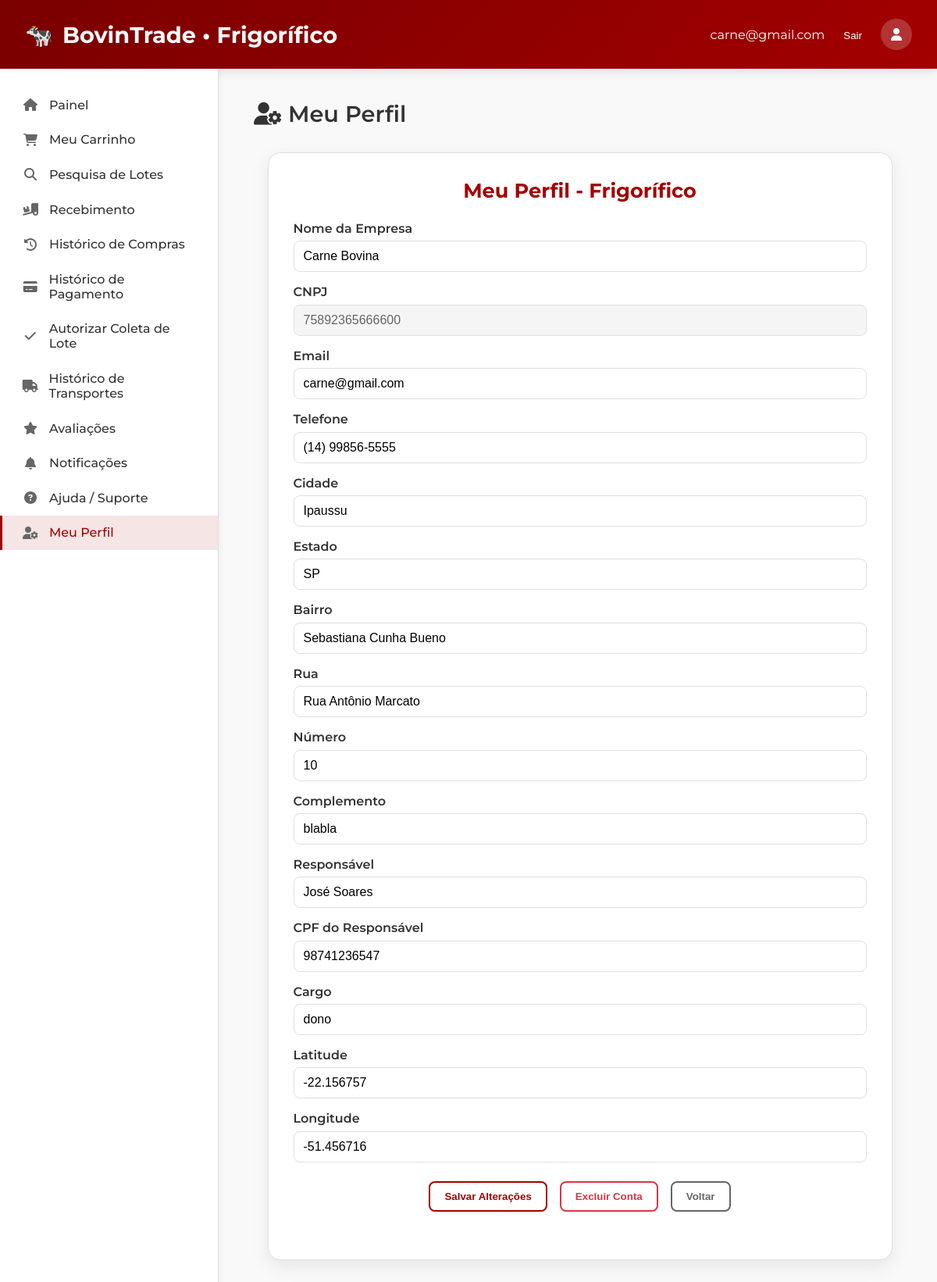
/meu-perfil-frigorifico.php (signed in), run on the app's committed database.
### tables this page shows
CREATE TABLE `usuarios` (
  `id` bigint(20) UNSIGNED NOT NULL,
  `tipo_usuario` enum('FAZENDA','FRIGORIFICO','TRANSPORTADORA') NOT NULL,
  `nome_razao` varchar(255) NOT NULL,
  `email` varchar(255) NOT NULL,
  `telefone` varchar(30) NOT NULL,
  `senha_hash` varchar(255) DEFAULT NULL,
  `cnpj` char(14) DEFAULT NULL,
  `cpf` char(11) DEFAULT NULL,
  `cep` varchar(20) NOT NULL,
  `cidade` varchar(120) NOT NULL,
  `estado` char(2) NOT NULL,
  `bairro` varchar(120) DEFAULT NULL,
  `rua` varchar(255) DEFAULT NULL,
  `numero` varchar(30) DEFAULT NULL,
  `complemento` varchar(255) DEFAULT NULL,
  `latitude` decimal(9,6) DEFAULT NULL,
  `longitude` decimal(9,6) DEFAULT NULL,
  `created_at` timestamp NOT NULL DEFAULT current_timestamp(),
  `updated_at` timestamp NOT NULL DEFAULT current_timestamp() ON UPDATE current_timestamp()
);

CREATE TABLE `frigorifico` (
  `usuario_id` bigint(20) UNSIGNED NOT NULL,
  `responsavel_legal` varchar(255) NOT NULL,
  `cpf_responsavel` char(11) NOT NULL,
  `cargo_responsavel` varchar(120) DEFAULT NULL
);

### meu-perfil-frigorifico.php (the view, shortened to what this page needs)
<?php
$current_page = basename($_SERVER['PHP_SELF']);
$u = $_SESSION['usuario'];
$email = htmlspecialchars($u['email'] ?? '');
require_once 'config.php';
$mensagem = '';
try {
    $id = (int) ($_SESSION['usuario']['id'] ?? 0);
    $st = $pdo->prepare("SELECT * FROM usuarios WHERE id = :id LIMIT 1");
    $st->execute([':id' => $id]);
    $dados = $st->fetch(PDO::FETCH_ASSOC);
    $st2 = $pdo->prepare("SELECT responsavel_legal, cpf_responsavel, cargo_responsavel FROM frigorifico WHERE usuario_id = :id LIMIT 1");
    $st2->execute([':id' => $id]);
    $frigorifico = $st2->fetch(PDO::FETCH_ASSOC);
} catch (Throwable $e) {
    $mensagem = 'Erro: ' . $e->getMessage();
}
?>
<!DOCTYPE html>
<html lang="pt-br">
<head>
  <link rel="stylesheet" href="https://cdnjs.cloudflare.com/ajax/libs/font-awesome/6.4.0/css/all.min.css">
</head>
<body>
<header>
  <div style="display: flex; align-items: center; gap: 1rem;">
    <div class="logo">
      🐄
      <span>BovinTrade • Frigorífico</span>
    </div>
  </div>
  <div class="user-menu">
    <span><?php echo $email; ?></span>
    <form action="logout.php" method="post" style="display:inline;">
      <button type="submit" style="background:none; border:none; color:white; cursor:pointer;">Sair</button>
    </form>
    <div class="user-avatar"><i class="fas fa-user"></i></div>
  </div>
</header>
<div class="container">
  <aside class="sidebar">
   <ul class="sidebar-menu">
  <a href="07-painel-frigorifico.php"
     class="menu-item <?= $current_page === '07-painel-frigorifico.php' ? 'active' : '' ?>">
     <i class="fas fa-home"></i><span>Painel</span>
  </a>
  <a href="meu-carrinho.php"
     class="menu-item <?= $current_page === 'meu-carrinho.php' ? 'active' : '' ?>">
     <i class="fas fa-shopping-cart"></i><span>Meu Carrinho</span>
  </a>
  <a href="pesquisa-lotes.php"
     class="menu-item <?= $current_page === 'pesquisa-lotes.php' ? 'active' : '' ?>">
     <i class="fas fa-search"></i><span>Pesquisa de Lotes</span>
  </a>
  <a href="09-recebimento-lotes.php"
     class="menu-item <?= $current_page === '09-recebimento-lotes.php' ? 'active' : '' ?>">
     <i class="fas fa-truck-loading"></i><span>Recebimento</span>
  </a>
  <a href="10-historico-compras.php"
     class="menu-item <?= $current_page === '10-historico-compras.php' ? 'active' : '' ?>">
     <i class="fas fa-history"></i><span>Histórico de Compras</span>
  </a>
  <a href="11-historico-pagamentos.php"
     class="menu-item <?= $current_page === '11-historico-pagamentos.php' ? 'active' : '' ?>">
     <i class="fas fa-credit-card"></i><span>Histórico de Pagamento</span>
  </a>
 <a href="autorizar-coleta-frig.php"
     class="menu-item <?= $current_page === 'autorizar-coleta-frig.php' ? 'active' : '' ?>">
     <i class="fas fa-check"></i><span>Autorizar Coleta de Lote</span>
  </a>
  <a href="historico-transporte-frig.php"
     class="menu-item <?= $current_page === 'historico-transporte-frig.php' ? 'active' : '' ?>">
     <i class="fas fa-truck"></i><span>Histórico de Transportes</span>
  </a>
  <a href="12-avaliacoes.php"
     class="menu-item <?= $current_page === '12-avaliacoes.php' ? 'active' : '' ?>">
     <i class="fas fa-star"></i><span>Avaliações</span>
  </a>
  <a href="notificacoes-frigorifico.php"
     class="menu-item <?= $current_page === 'notificacoes-frigorifico.php' ? 'active' : '' ?>">
     <i class="fas fa-bell"></i><span>Notificações</span>
  </a>
  <a href="17-ajuda.php"
     class="menu-item <?= $current_page === '17-ajuda.php' ? 'active' : '' ?>">
     <i class="fas fa-question-circle"></i><span>Ajuda / Suporte</span>
  </a>
  <a href="meu-perfil-frigorifico.php"
     class="menu-item <?= $current_page === 'meu-perfil-frigorifico.php' ? 'active' : '' ?>">
     <i class="fas fa-user-cog"></i><span>Meu Perfil</span>
  </a>
</ul>
  </aside>
  <main class="main">
    <div class="dashboard-header">
      <h1 class="dashboard-title"><i class="fas fa-user-cog"></i> Meu Perfil</h1>
    </div>
    <div class="profile-container">
      <h1>Meu Perfil - Frigorífico</h1>
      <form method="post" onsubmit="return confirmSubmit(event);">
        <div class="form-group"><label>Nome da Empresa</label>
          <input type="text" name="nome" value="<?= htmlspecialchars($dados['nome_razao'] ?? '') ?>" required>
        </div>
        <div class="form-group"><label>CNPJ</label>
          <input type="text" name="cnpj" value="<?= htmlspecialchars($dados['cnpj'] ?? '') ?>" readonly>
        </div>
        <div class="form-group"><label>Email</label>
          <input type="email" name="email" value="<?= htmlspecialchars($dados['email'] ?? '') ?>" required>
        </div>
        <div class="form-group"><label>Telefone</label>
          <input type="text" name="telefone" value="<?= htmlspecialchars($dados['telefone'] ?? '') ?>">
        </div>
        <div class="form-group"><label>Cidade</label>
          <input type="text" name="cidade" value="<?= htmlspecialchars($dados['cidade'] ?? '') ?>">
        </div>
        <div class="form-group"><label>Estado</label>
          <input type="text" name="estado" value="<?= htmlspecialchars($dados['estado'] ?? '') ?>">
        </div>
        <div class="form-group"><label>Bairro</label>
          <input type="text" name="bairro" value="<?= htmlspecialchars($dados['bairro'] ?? '') ?>">
        </div>
        <div class="form-group"><label>Rua</label>
          <input type="text" name="rua" value="<?= htmlspecialchars($dados['rua'] ?? '') ?>">
        </div>
        <div class="form-group"><label>Número</label>
          <input type="text" name="numero" value="<?= htmlspecialchars($dados['numero'] ?? '') ?>">
        </div>
        <div class="form-group"><label>Complemento</label>
          <input type="text" name="complemento" value="<?= htmlspecialchars($dados['complemento'] ?? '') ?>">
        </div>
        <div class="form-group"><label>Responsável</label>
          <input type="text" name="responsavelLegal" value="<?= htmlspecialchars($frigorifico['responsavel_legal'] ?? '') ?>">
        </div>
        <div class="form-group"><label>CPF do Responsável</label>
          <input type="text" name="cpfResponsavel" value="<?= htmlspecialchars($frigorifico['cpf_responsavel'] ?? '') ?>">
        </div>
        <div class="form-group"><label>Cargo</label>
          <input type="text" name="cargoResponsavel" value="<?= htmlspecialchars($frigorifico['cargo_responsavel'] ?? '') ?>">
        </div>
        <div class="form-group"><label>Latitude</label>
          <input type="text" name="latitude" value="<?= htmlspecialchars($dados['latitude'] ?? '') ?>">
        </div>
        <div class="form-group"><label>Longitude</label>
          <input type="text" name="longitude" value="<?= htmlspecialchars($dados['longitude'] ?? '') ?>">
        </div>
        <div class="buttons">
          <button type="submit" class="btn btn-primary">Salvar Alterações</button>
          <button type="submit" name="acao" value="deletar" class="btn btn-danger delete" onclick="return confirm('Deseja realmente excluir sua conta? Esta ação é irreversível.')">Excluir Conta</button>
          <button type="button" class="btn btn-outline btn-secondary" onclick="window.history.back()">Voltar</button>
        </div>
        <div id="mensagem"><?= htmlspecialchars($mensagem) ?></div>
      </form>
    </div>
  </main>
</div>
</body>
</html>

### meu-perfil-frigorifico.php (style rules this page uses)
:root { --primary: #a30000; --primary-dark: #7a0000; --text: #333333; --text-light: #666666; --background: #ffffff; --border: #e0e0e0; }
* { margin:0; padding:0; box-sizing:border-box; }
body { font-family:'Montserrat',sans-serif; background:#f9f9f9; color:var(--text); overflow-x: hidden; }
header { background:linear-gradient(135deg,var(--primary-dark),var(--primary)); color:white; padding:1.5rem 2rem; display:flex; justify-content:space-between; align-items:center; box-shadow:0 4px 12px rgba(0,0,0,0.1); }
.logo { font-size:1.8rem; font-weight:700; display:flex; align-items:center; gap:0.75rem; }
.user-menu { display:flex; align-items:center; gap:1.5rem; }
.user-avatar { width:40px; height:40px; border-radius:50%; background-color:rgba(255,255,255,0.2); display:flex; align-items:center; justify-content:center; }
.container { display:flex; min-height:calc(100vh - 76px); width: 100%; }
.sidebar { width:280px; background:var(--background); border-right:1px solid var(--border); padding:1.5rem 0; box-shadow:2px 0 8px rgba(0,0,0,0.05); flex-shrink:0; transition: transform 0.3s ease; }
.sidebar-menu { list-style:none; }
.menu-item { padding:0.8rem 1.5rem; display:flex; align-items:center; gap:0.75rem; color:var(--text); text-decoration:none; font-weight:500; border-left:3px solid transparent; transition:0.2s; }
.menu-item i { width:24px; text-align:center; color:var(--text-light); }
.menu-item.active { background-color:rgba(163,0,0,0.1); color:var(--primary); border-left:3px solid var(--primary); }
.main { flex:1; padding:2.5rem; min-width:0; }
.dashboard-header { display:flex; justify-content:space-between; align-items:center; margin-bottom:2rem; }
.dashboard-title { font-size:1.8rem; font-weight:600; color:var(--text); }
.btn { padding:0.75rem 1.5rem; border-radius:6px; font-weight:500; cursor:pointer; transition: all 0.2s; border:none; display:inline-flex; align-items:center; gap:0.5rem; }
.btn-primary { background-color: var(--primary); color:white; }
.btn-outline { background-color:transparent; color:var(--primary); border:1px solid var(--primary); }
.btn-danger { background-color:#f44336; color:white; }
.profile-container { background: var(--background); padding: 2rem; border-radius: 16px; box-shadow: 0 8px 24px rgba(0,0,0,0.08); border: 1px solid var(--border); max-width: 800px; margin: auto; }
.profile-container h1 { color: var(--primary); font-size: 1.6rem; margin-bottom: 1.5rem; text-align: center; }
.form-group { margin-bottom: 1rem; }
.form-group label { font-weight: 600; display: block; margin-bottom: 0.4rem; color: var(--text); }
.form-group input { width: 100%; padding: 10px 12px; border: 1.5px solid var(--border); border-radius: 8px; font-size: 1rem; }
.form-group input[readonly] { background: #f5f5f5; color: var(--text-light); }
.buttons { display: flex; gap: 1rem; justify-content: center; margin-top: 1.5rem; flex-wrap: wrap; }
.buttons button { padding: 10px 18px; border: 2px solid var(--primary); border-radius: 8px; font-weight: 600; background: transparent; color: var(--primary); cursor: pointer; transition: all 0.2s; }
.buttons .delete { border-color: #dc3545; color: #dc3545; }
.buttons .btn-secondary { border-color: var(--text-light); color: var(--text-light); }
#mensagem { text-align: center; margin-top: 10px; font-size: 0.95rem; color: #28a745; min-height: 1.2rem; }

### data on the page
usuarios: nome "Carne Bovina", cnpj "75892365666600", email "carne@gmail.com", telefone "(14) 99856-5555", cidade "Ipaussu", estado "SP", bairro "Sebastiana Cunha Bueno", rua "Rua Antônio Marcato", numero "10", complemento "blabla", latitude "-22.156757", longitude "-51.456716"
frigorifico: responsavelLegal "José Soares", cpfResponsavel "98741236547", cargoResponsavel "dono"

### other printed values
$email "carne@gmail.com"
